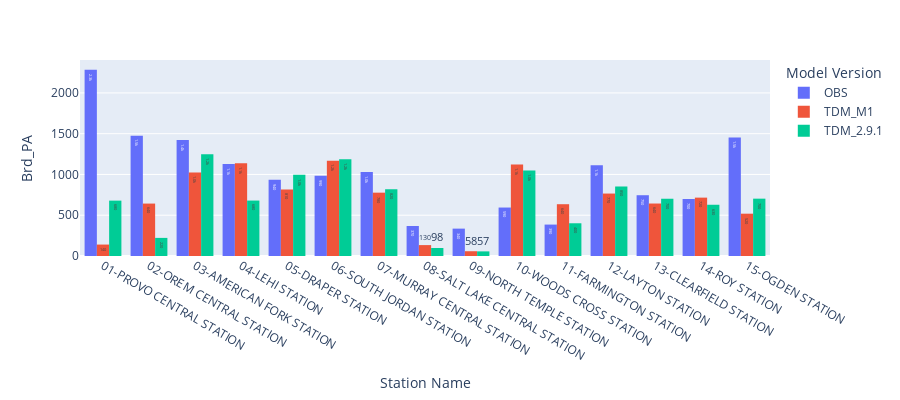

The notebook cell saved with this chart:
### Code cell
lstValues = list([
    f'Brd_{pa_od}',
    f'Brd_Direct_{pa_od}',
    f'Brd_Transfer_{pa_od}',
    f'Brd_{pa_od}_Perc',
    f'Brd_Direct_{pa_od}_Perc',
    f'Brd_Transfer_{pa_od}_Perc'])
accessModeOptions = ['drive', 'walk', 'All']

selectValues = widgets.Select(options=lstValues, value=(f'Brd_{pa_od}' ), description = 'Select Variable')
selectAccessMode = widgets.Dropdown(options=accessModeOptions, value='All', description='Access Mode')

# Set up a global variable to track whether the widgets have been changed
firstTime = False

# create output widget to display filtered DataFrame
output = widgets.Output()
hbox = widgets.HBox([selectValues, selectAccessMode])

# create interactive widget
interactive_output = widgets.interactive_output(plotit, {'variable':selectValues, 'access_mode': selectAccessMode})

display(hbox)
display(interactive_output)
display(output)

### Figure 1 — Plotly figure (JSON) as saved in the notebook; plotly's stock layout.template omitted (floating-point values rounded to 4 significant figures)
{"data": [{"alignmentgroup": "True", "bingroup": "x", "histfunc": "sum", "hovertemplate": "Source=OBS<br>station=%{x}<br>sum of Brd_PA=%{y}<extra></extra>", "legendgroup": "OBS", "marker": {"color": "#636efa", "pattern": {"shape": ""}}, "name": "OBS", "offsetgroup": "OBS", "orientation": "v", "showlegend": true, "texttemplate": "%{value:.2s}", "type": "histogram", "x": ["01-PROVO CENTRAL STATION", "02-OREM CENTRAL STATION", "03-AMERICAN FORK STATION", "04-LEHI STATION", "05-DRAPER STATION", "06-SOUTH JORDAN STATION", "07-MURRAY CENTRAL STATION", "08-SALT LAKE CENTRAL STATION", "09-NORTH TEMPLE STATION", "10-WOODS CROSS STATION", "11-FARMINGTON STATION", "12-LAYTON STATION", "13-CLEARFIELD STATION", "14-ROY STATION", "15-OGDEN STATION"], "xaxis": "x", "y": [2283.0, 1475.0, 1424.0, 1128.0, 935.6, 985.5, 1030.0, 367.7, 335.7, 594.3, 385.5, 1113.0, 745.3, 699.2, 1453.0], "yaxis": "y"}, {"alignmentgroup": "True", "bingroup": "x", "histfunc": "sum", "hovertemplate": "Source=TDM_M1<br>station=%{x}<br>sum of Brd_PA=%{y}<extra></extra>", "legendgroup": "TDM_M1", "marker": {"color": "#EF553B", "pattern": {"shape": ""}}, "name": "TDM_M1", "offsetgroup": "TDM_M1", "orientation": "v", "showlegend": true, "texttemplate": "%{value:.2s}", "type": "histogram", "x": ["01-PROVO CENTRAL STATION", "02-OREM CENTRAL STATION", "03-AMERICAN FORK STATION", "04-LEHI STATION", "05-DRAPER STATION", "06-SOUTH JORDAN STATION", "07-MURRAY CENTRAL STATION", "08-SALT LAKE CENTRAL STATION", "09-NORTH TEMPLE STATION", "10-WOODS CROSS STATION", "11-FARMINGTON STATION", "12-LAYTON STATION", "13-CLEARFIELD STATION", "14-ROY STATION", "15-OGDEN STATION"], "xaxis": "x", "y": [140.3, 642.9, 1025.0, 1138.0, 814.7, 1169.0, 776.7, 133.6, 58.47, 1123.0, 635.1, 765.9, 643.5, 716.0, 518.9], "yaxis": "y"}, {"alignmentgroup": "True", "bingroup": "x", "histfunc": "sum", "hovertemplate": "Source=TDM_2.9.1<br>station=%{x}<br>sum of Brd_PA=%{y}<extra></extra>", "legendgroup": "TDM_2.9.1", "marker": {"color": "#00cc96", "pattern": {"shape": ""}}, "name": "TDM_2.9.1", "offsetgroup": "TDM_2.9.1", "orientation": "v", "showlegend": true, "texttemplate": "%{value:.2s}", "type": "histogram", "x": ["01-PROVO CENTRAL STATION", "02-OREM CENTRAL STATION", "03-AMERICAN FORK STATION", "04-LEHI STATION", "05-DRAPER STATION", "06-SOUTH JORDAN STATION", "07-MURRAY CENTRAL STATION", "08-SALT LAKE CENTRAL STATION", "09-NORTH TEMPLE STATION", "10-WOODS CROSS STATION", "11-FARMINGTON STATION", "12-LAYTON STATION", "13-CLEARFIELD STATION", "14-ROY STATION", "15-OGDEN STATION"], "xaxis": "x", "y": [679.2, 222.1, 1249.0, 679.8, 995.2, 1187.0, 820.0, 98.45, 56.53, 1047.0, 401.3, 851.6, 702.2, 628.5, 703.1], "yaxis": "y"}], "layout": {"barmode": "group", "height": 400, "legend": {"title": {"text": "Model Version"}, "tracegroupgap": 0}, "margin": {"t": 60}, "xaxis": {"anchor": "y", "domain": [0, 1], "title": {"text": "Station Name"}}, "yaxis": {"anchor": "x", "domain": [0, 1], "title": {"text": "Brd_PA"}}}}
